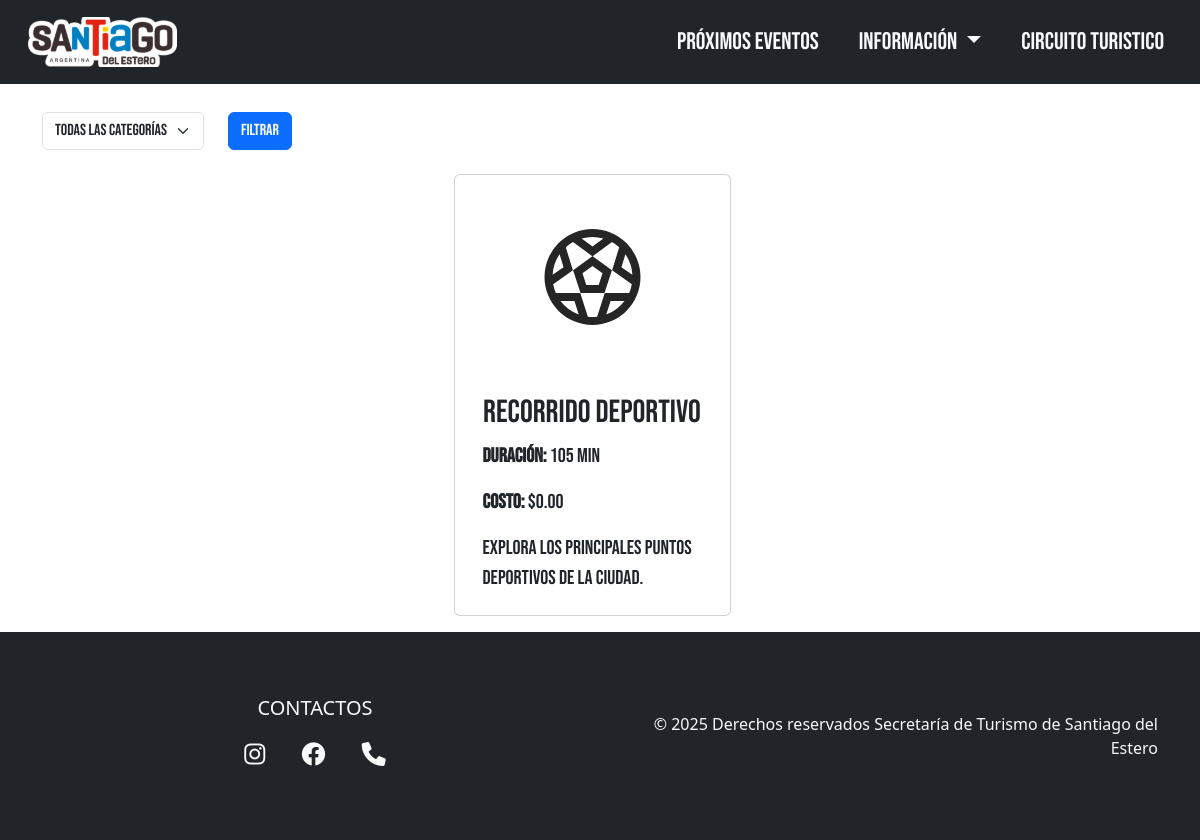
Before: /recorridos.php with the older database file.
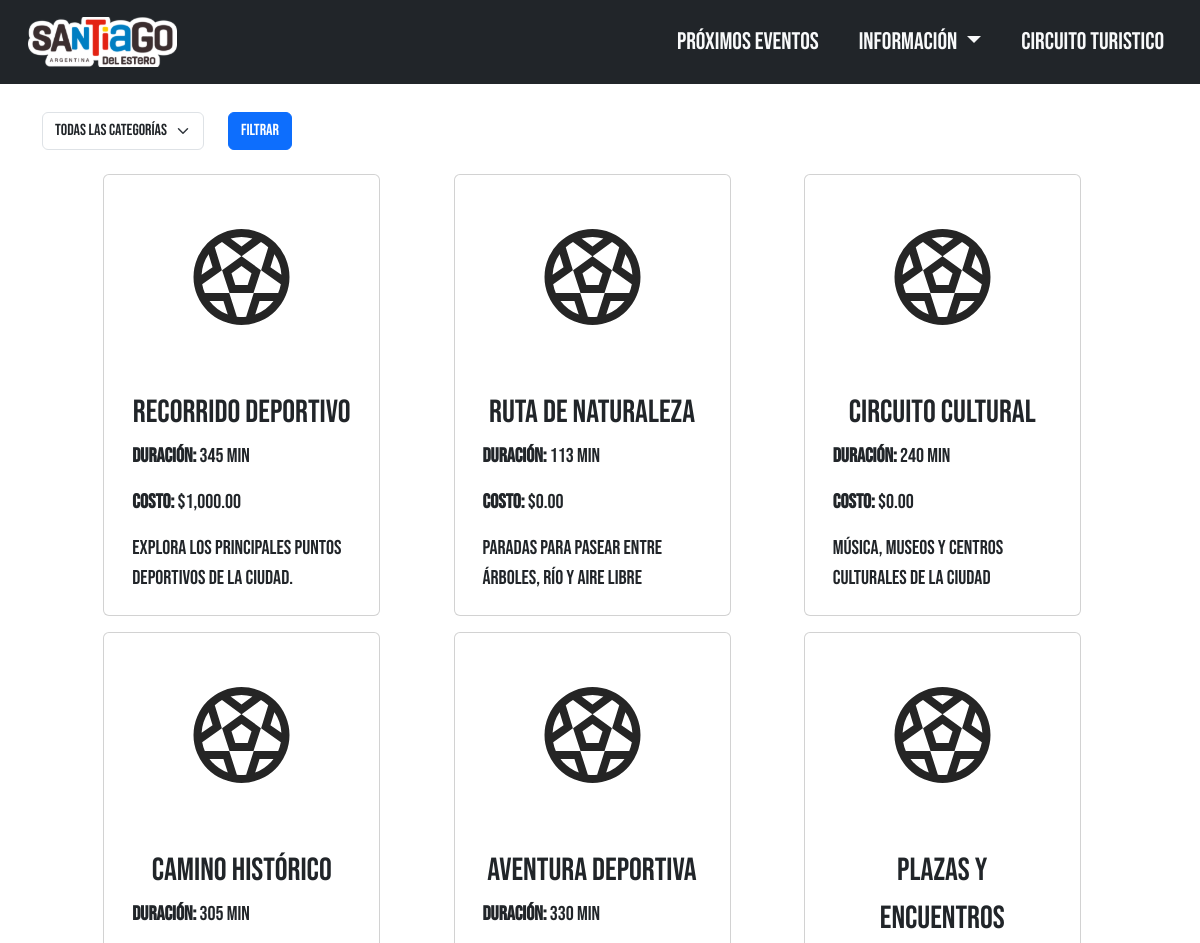
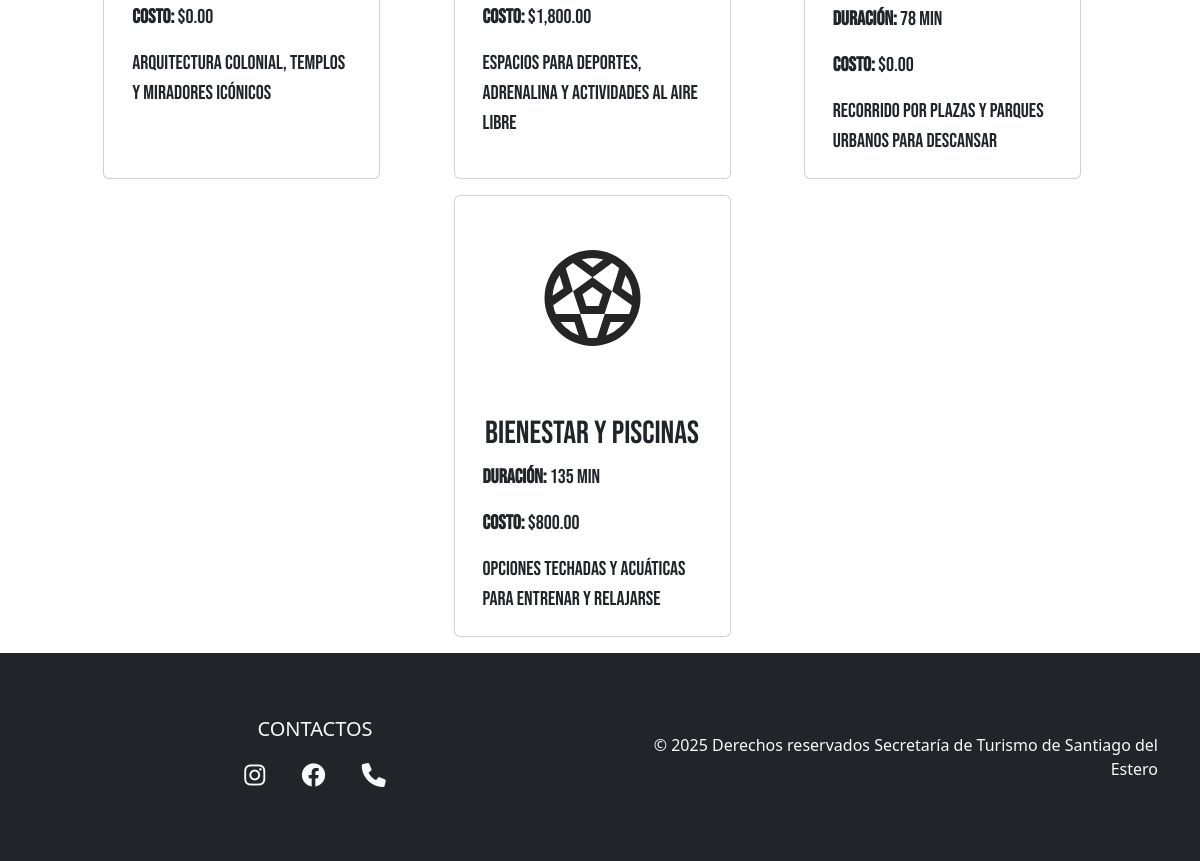
After: the same page with the newer database file (2 pictures, top to bottom).
### tables this page shows
CREATE TABLE recorridos (
    id INT AUTO_INCREMENT PRIMARY KEY,
    nombre VARCHAR(255) NOT NULL,
    descripcion TEXT
);

### recorridos.php (the view, shortened to what this page needs)
<?php
require 'db.php';
$sql = 'SELECT r.id, r.nombre, r.descripcion,
               MIN(d.categoria) AS categoria,
               SUM(d.duracion) AS duracion,
               SUM(d.costo) AS costo
        FROM recorridos r
        JOIN recorrido_destinos rd ON r.id = rd.recorrido_id
        JOIN destinos d ON d.id = rd.destino_id';
$params = [];
$sql .= ' GROUP BY r.id';
$stmt = $pdo->prepare($sql);
$stmt->execute($params);
$recorridos = $stmt->fetchAll();
?>
<!DOCTYPE html>
<html lang="es">
<head>
</head>
<body class="bg-body bebas-neue-regular">
  <header class="pb-3">
  </header>
  <main class="container pt-5 mt-5">
    <form method="get" class="row mb-4">
      <div class="col-auto">
        <select name="categoria" class="form-select">
          <option value="">Todas las categorías</option>
        </select>
      </div>
      <div class="col-auto">
        <button type="submit" class="btn btn-primary">Filtrar</button>
      </div>
    </form>
    <section class="row justify-content-evenly ms-1 me-1">
      <?php foreach ($recorridos as $r): ?>
        <a href="recorrido.php?id=<?= $r['id'] ?>" class="text-decoration-none text-dark col-lg-3 p-0 me-lg-3 mb-lg-3 mb-3 col-md-12">
          <div class="card btn btn-light h-100 tarjeta-recorrido">
            <img src="./img/pelota.svg" class="card-img-top p-5 tarjeta-imagen" alt="Icono">
            <div class="card-body">
              <p class="card-text fs-2 mb-1"><?= htmlspecialchars($r['nombre']) ?></p>
              <div class="roboto-300">
                <p class="card-text text-start fs-5"><strong>Duración:</strong> <?= (int)$r['duracion'] ?> min</p>
                <p class="card-text text-start fs-5"><strong>Costo:</strong> $<?= number_format($r['costo'], 2) ?></p>
                <p class="card-text text-start fs-5"><?= htmlspecialchars($r['descripcion']) ?></p>
              </div>
            </div>
          </div>
        </a>
      <?php endforeach; ?>
    </section>
  </main>
</body>
</html>

### css/index-style.css (style rules this page uses)
:root { --celeste: #007EC2; --rojo: #950808; --azul: #1B0C82; --blanco: #f8f9fa; --negro: #402b2f; --amarillo: #ffcb05; --gris: #80828581; }
.navbar-nav .nav-item .nav-link { background-color: transparent; color: var(--blanco); text-transform: uppercase; font-family: "Bebas Neue", sans-serif; font-size: 1.5rem; text-wrap: nowrap; transition: all 0.3s linear; }
body { margin: 0; }
.footer { color: var(--blanco); padding: 2rem 0; text-align: center; font-family: Segoe UI, sans-serif; }
.social-links a { color: var(--blanco); font-size: 1.5rem; margin: 0 1rem; transition: all 0.3s ease; }
.tarjeta-imagen { transition: 0.25s; opacity: 85%; width: 100%; height: 12em; }
.bebas-neue-regular { font-family: "Bebas Neue", sans-serif; font-weight: 200; font-style: normal; }

Changed rows visible on the page:
computed for recorridos "Recorrido Deportivo": duracion "105" → "345"; costo "0.00" → "1,000.00"
added recorridos: nombre "Ruta de Naturaleza", duracion "113", costo "0.00", descripcion "Paradas para pasear entre árboles, río y aire libre"
added recorridos: nombre "Circuito Cultural", duracion "240", costo "0.00", descripcion "Música, museos y centros culturales de la ciudad"
added recorridos: nombre "Camino Histórico", duracion "305", costo "0.00", descripcion "Arquitectura colonial, templos y miradores icónicos"
added recorridos: nombre "Aventura Deportiva", duracion "330", costo "1,800.00", descripcion "Espacios para deportes, adrenalina y actividades al aire libre"
added recorridos: nombre "Plazas y Encuentros", duracion "78", costo "0.00", descripcion "Recorrido por plazas y parques urbanos para descansar"
added recorridos: nombre "Bienestar y Piscinas", duracion "135", costo "800.00", descripcion "Opciones techadas y acuáticas para entrenar y relajarse"
